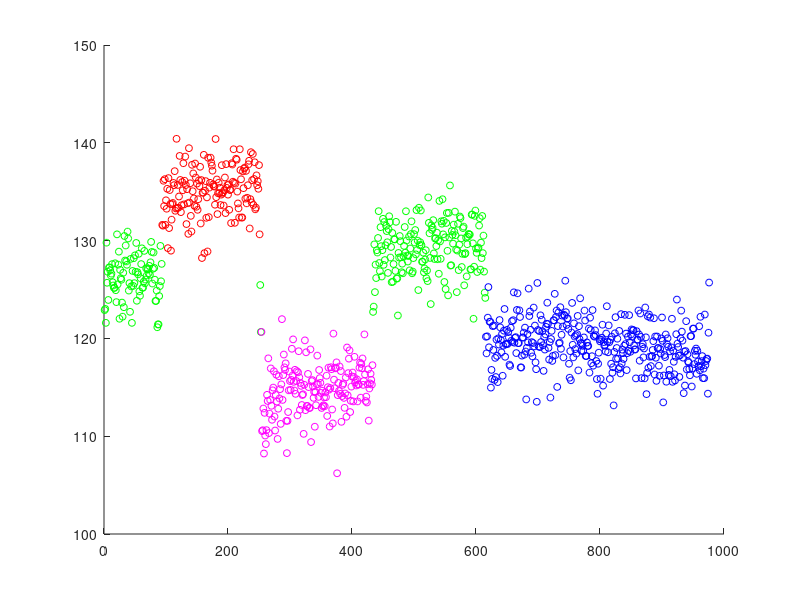

This chart was generated by the following MATLAB code: (Note: this script raises an error after producing the figure.)
%Yutao Han - Cornell University
%11.28.2017
%ORIE 6741 Project, Online Clustering with Chi-squared
%Well Log data
%%
close all;clear all;
%load pre-clustered data
data=csvread('data_final.csv');

%plot data
% figure
% plot(data(:,1),data(:,2),'b')

n_clust=max(data(:,3));%number of clusters
size_data=size(data);
n_pts=size_data(1);%number of points

colors=[1 0 0;0 1 0;0 0 1;1 0 1];%colors for each cluster

%determine where data cuts off for clustering purpose
cut_off=976;
% cut_off=n_pts;
figure
for i=1:cut_off
    for j=1:n_clust
        if data(i,3)==j%if the point belongs to jth cluster
        plot(data(i,1),data(i,2),'color',colors(j,:),'Marker','o','MarkerSize',5)
        end
        hold on
    end
end
%%
%divide into training and test data
train_data=data(1:cut_off,:);
test_data=data(cut_off+1:end,:);

%hyperparameter guesses
ell_init=50;
sf_init=1;
sigma_n_init=3;
log_hyp_init=[log(ell_init);log(sf_init);log(sigma_n_init)];
k=@covSEiso;%function handle for which kernel to use

%optimize hyperparameters for training data
for i=1:n_clust%iterate through each cluster
    
    %get x_opt and y_opt corresponding to that cluster
    idx=find(train_data(:,3)==i);
    x_opt=train_data(idx,1);
    y_opt=train_data(idx,2);
    
    %assume empirical mean (y-mux)
    [log_hyp_opt nlml_it num_it] = minimize(log_hyp_init,'ToyGP_negLogProb',-20000,x_opt,y_opt,k);
    hyp_opt=exp(log_hyp_opt);
    test_hyp_opt(:,i)=[i;hyp_opt];
    %check_params=log_hyp_init;
    %checkgrad('ToyGP_negLogProb', check_params, 1e-5,x_opt,y_opt,k)
end
%%
%given optimized hyperparameters for each cluster
%cluster every 10 new points in test_data
size_test=size(test_data);
n_test=size_test(1);

%size of the window is 10 pts
size_w=10;
n_w=floor(n_test/size_w);%number of size_w point intervals to be clustered online

mod_test=mod(n_test,size_w);%leftover points

test_data_clust=test_data;%data that is clustered

for i=1:n_w
    %points to be clustered
    xstar=test_data(size_w*i-size_w+1:size_w*i,1);
    ystar=test_data(size_w*i-size_w+1:size_w*i,2);
%     xstar=data(:,1);
%     ystar=data(:,2);
    
    E_save=[];
    SD_save=[];
    for j=1:n_clust%iterate through each cluster
        %get x_opt and y_opt corresponding to that cluster
        idx=find(train_data(:,3)==j);
        x_opt=train_data(idx,1);
        y_opt=train_data(idx,2);
        hyp_j=test_hyp_opt(2:end,j);%hyperparameters of jth cluster
        log_hyp_j=log(hyp_j);%log hyperparameters
        
        %expected value and covariance of y(xstar) given GP
        [E,Cov]=OnlineClust_E_Cov(log_hyp_j,x_opt,y_opt,xstar,ystar,k);
        
        %noise of f_dstar 
        sigma_n=hyp_j(3);
        %dimension of measurement vector
        dim_star=length(E);
        %covariance of test statistic
        Cov_ts=Cov+sigma_n^2*eye(dim_star);
        Cov_ts=Cov_ts+1e-6*eye(dim_star);%add jitter
        %function X=cholesky_sol(A,B)
        inv_Cov_ts=cholesky_sol(Cov_ts,eye(dim_star));
        %test statistic
        ts=(ystar-E)'*inv_Cov_ts*(ystar-E);
        %p=chi2cdf(x,v,'upper')
        S=chi2cdf(ts,dim_star,'upper');   
        
        %note: S is always positive and represents the probability of
        %observing ystar given the underlying GP distribution, the larger S
        %is the more likely that ystar was generated given E,Cov
        
        %save E and SD for debugging
        SD=sqrt(diag(Cov));
        E_save(:,j)=E;
        SD_save(:,j)=SD;
        
       
        %save the likelihood
        L(j,:)=[j log(S)];
    end
    
    %assign test_data_clust data to cluster with highest likelihood
    [val_max,idx_max]=max(L(:,2));
    test_data_clust(size_w*i-size_w+1:size_w*i,3)=idx_max;

end
%%
close all

size_train=size(train_data);
n_train=size_train(1);

figure
for i=1:n_train
    for j=1:n_clust
        if train_data(i,3)==j%if the point belongs to jth cluster
        plot(train_data(i,1),train_data(i,2),'color',colors(j,:),'Marker','o','MarkerSize',5)
        end
        hold on
    end
end

% for i=1:length(xstar)
% plot(xstar(i),ystar(i),'k','Marker','o','MarkerSize',5)
% hold on
% end
%plot E_save and SD_save
for i=1:n_clust
    plot(xstar,E_save(:,i),'color',colors(i,:),'LineWidth',3)
    
    hold on
end
%%
close all
test_plot=[train_data;test_data_clust];
figure
for i=1:n_pts
    for j=1:n_clust
        if test_plot(i,3)==j%if the point belongs to jth cluster
        plot(test_plot(i,1),test_plot(i,2),'color',colors(j,:),'Marker','o','MarkerSize',5)
        end
        hold on
    end
end
%%
close all
figure
for i=1:n_train
    for j=1:n_clust
        if train_data(i,3)==j%if the point belongs to jth cluster
        plot(train_data(i,1),train_data(i,2),'color',colors(j,:),'Marker','o','MarkerSize',5)
        end
        hold on
    end
end
for i=1:n_w
    for j=1:n_clust
        if test_data_clust(size_w*i,3)==j
        plot(test_data_clust(size_w*i-size_w+1:size_w*i,1),test_data_clust(size_w*i-size_w+1:size_w*i,2),...
            'color',colors(j,:),'Marker','o','MarkerSize',5,'LineStyle','none')
        end
        hold on
    end
    pause(.3)
end

